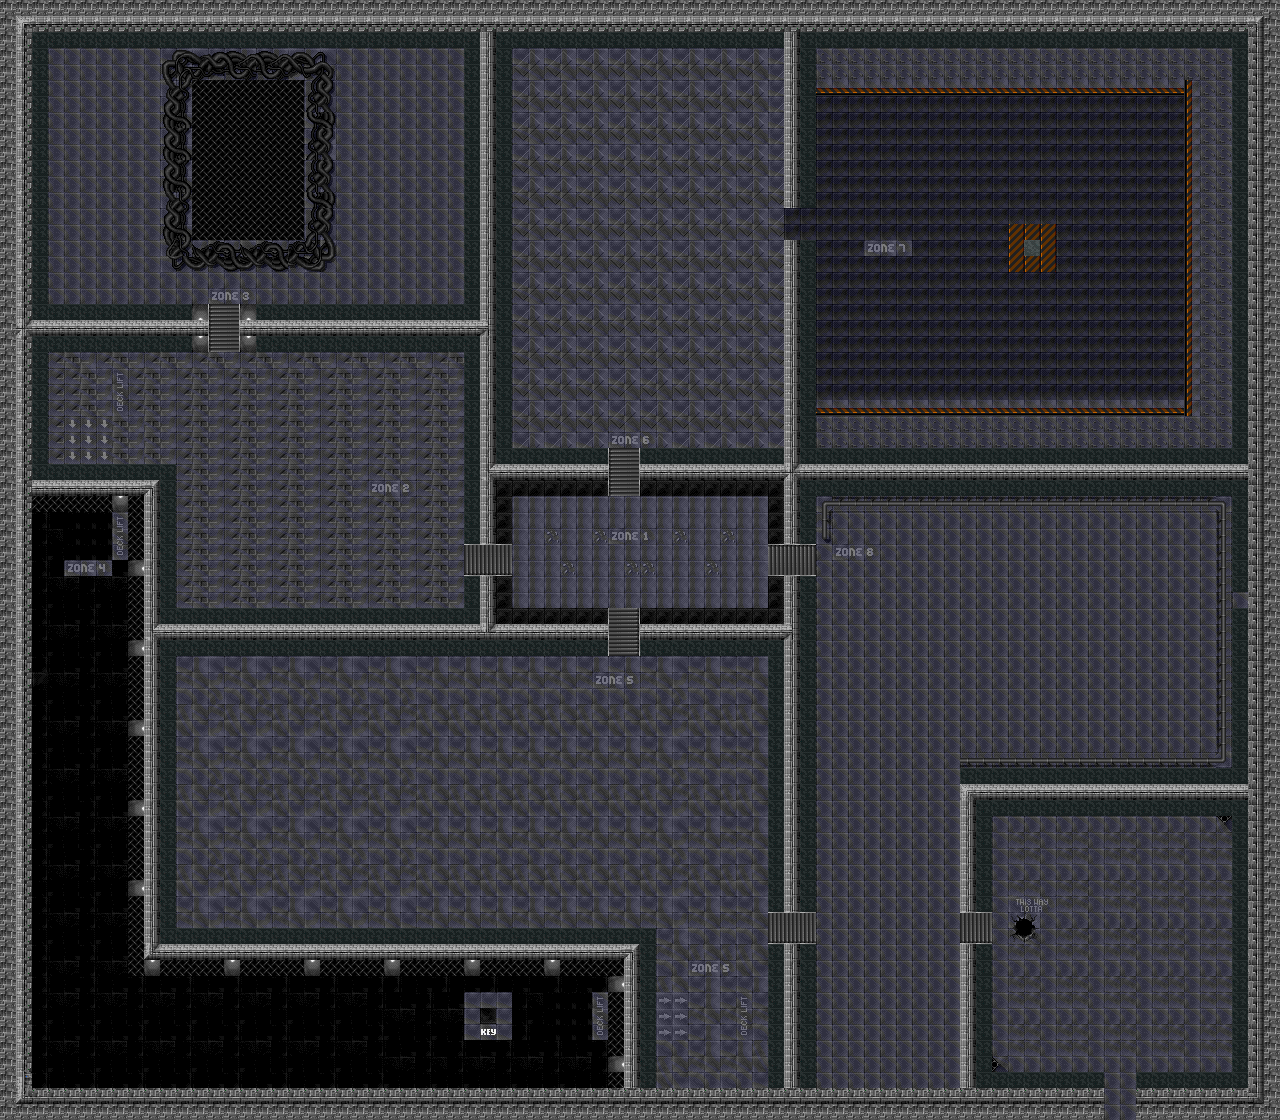

The image is a tile-based game level rendered from a .tmx file. Its description and source (layers, tilesets, objects; grid data summarised) follow:
An orthogonal 80x70 tile map with 16x16 px tiles, 1 tile layer (background), 1 hidden layer not drawn, 2 tilesets and 148 objects (62x waiting1, 38x ammo, 13x switcher, 8x energy, 5x vertical, ...).

<map version="1.10" tiledversion="1.10.2" orientation="orthogonal" renderorder="right-down" width="80" height="70" tilewidth="16" tileheight="16" infinite="0" nextlayerid="4" nextobjectid="167">
 <tileset firstgid="1" name="tileset01" tilewidth="16" tileheight="16" tilecount="500" columns="20">
  <image source="tilesets/tileset01.png" width="320" height="400" />
 </tileset>
 <tileset firstgid="501" name="tileset02" tilewidth="16" tileheight="16" tilecount="500" columns="20">
  <image source="tilesets/tileset02.png" width="320" height="400" />
 </tileset>
 <layer id="2" name="background" width="80" height="70">
  <data>[5600 cells, 5600 non-empty, 156 distinct tile ids]</data>
 </layer>
 <layer id="1" name="walls" width="80" height="70" visible="0">
  <data>[5600 cells, 891 non-empty, 1 distinct tile ids]</data>
 </layer>
 <objectgroup id="3" name="actors">
  <object id="2" name="ellen" type="ripley" x="624" y="528" width="32" height="32" />
  <object id="3" name="exit door" type="horizontal" x="1104" y="1104" width="32" height="16" />
  <object id="7" name="locked door" type="vertical" x="784" y="208" width="16" height="32" />
  <object id="8" name="front door" type="vertical" x="784" y="912" width="16" height="32" />
  <object id="9" name="front door" type="vertical" x="960" y="912" width="16" height="32" />
  <object id="10" name="front door" type="horizontal" x="608" y="624" width="32" height="16" />
  <object id="11" name="front door" type="vertical" x="784" y="544" width="16" height="32" />
  <object id="12" name="front door" type="horizontal" x="608" y="464" width="32" height="16" />
  <object id="13" name="front door" type="vertical" x="480" y="544" width="16" height="32" />
  <object id="14" name="front door" type="horizontal" x="208" y="320" width="32" height="16" />
  <object id="15" name="alien" type="waiting1" x="32" y="656" width="32" height="32" />
  <object id="17" name="alien" type="waiting1" x="96" y="656" width="32" height="32" />
  <object id="18" name="alien" type="waiting1" x="96" y="720" width="32" height="32" />
  <object id="19" name="alien" type="waiting1" x="32" y="720" width="32" height="32" />
  <object id="20" name="alien" type="waiting1" x="32" y="784" width="32" height="32" />
  <object id="21" name="alien" type="waiting1" x="32" y="848" width="32" height="32" />
  <object id="22" name="alien" type="waiting1" x="96" y="784" width="32" height="32" />
  <object id="23" name="alien" type="waiting1" x="96" y="848" width="32" height="32" />
  <object id="24" name="alien" type="waiting1" x="288" y="1040" width="32" height="32" />
  <object id="25" name="alien" type="waiting1" x="160" y="1040" width="32" height="32" />
  <object id="26" name="alien" type="waiting1" x="224" y="976" width="32" height="32" />
  <object id="27" name="alien" type="waiting1" x="288" y="976" width="32" height="32" />
  <object id="28" name="alien" type="waiting1" x="352" y="976" width="32" height="32" />
  <object id="29" name="alien" type="waiting1" x="416" y="976" width="32" height="32" />
  <object id="30" name="alien" type="waiting1" x="224" y="1040" width="32" height="32" />
  <object id="31" name="alien" type="waiting1" x="160" y="976" width="32" height="32" />
  <object id="32" name="alien" type="waiting1" x="352" y="1040" width="32" height="32" />
  <object id="33" name="alien" type="waiting1" x="416" y="1040" width="32" height="32" />
  <object id="34" name="alien" type="waiting1" x="32" y="912" width="32" height="32" />
  <object id="35" name="alien" type="waiting1" x="96" y="912" width="32" height="32" />
  <object id="36" name="alien" type="waiting1" x="528" y="80" width="32" height="32" />
  <object id="37" name="alien" type="waiting1" x="720" y="80" width="32" height="32" />
  <object id="38" name="alien" type="waiting1" x="624" y="80" width="32" height="32" />
  <object id="39" name="alien" type="waiting1" x="528" y="176" width="32" height="32" />
  <object id="40" name="alien" type="waiting1" x="672" y="128" width="32" height="32" />
  <object id="41" name="alien" type="waiting1" x="720" y="176" width="32" height="32" />
  <object id="42" name="alien" type="waiting1" x="673.333" y="228" width="32" height="32" />
  <object id="43" name="alien" type="waiting1" x="576" y="224" width="32" height="32" />
  <object id="44" name="alien" type="waiting1" x="528" y="272" width="32" height="32" />
  <object id="45" name="alien" type="waiting1" x="576" y="320" width="32" height="32" />
  <object id="46" name="alien" type="waiting1" x="720" y="272" width="32" height="32" />
  <object id="47" name="alien" type="waiting1" x="672" y="320" width="32" height="32" />
  <object id="48" name="alien" type="waiting1" x="1152" y="544" width="32" height="32" />
  <object id="49" name="alien" type="waiting1" x="1152" y="656" width="32" height="32" />
  <object id="50" name="alien" type="waiting1" x="864" y="816" width="32" height="32" />
  <object id="51" name="alien" type="waiting1" x="864" y="928" width="32" height="32" />
  <object id="52" name="alien" type="waiting1" x="864" y="1024" width="32" height="32" />
  <object id="53" name="alien" type="waiting1" x="304" y="736" width="32" height="32" />
  <object id="54" name="alien" type="waiting1" x="432" y="848" width="32" height="32" />
  <object id="55" name="alien" type="waiting1" x="560" y="736" width="32" height="32" />
  <object id="56" name="alien" type="waiting1" x="224" y="528" width="32" height="32" />
  <object id="57" name="alien" type="waiting1" x="288" y="464" width="32" height="32" />
  <object id="58" name="alien" type="waiting1" x="368" y="528" width="32" height="32" />
  <object id="59" name="alien" type="waiting1" x="1072" y="592" width="32" height="32" />
  <object id="60" name="alien" type="waiting1" x="704" y="848" width="32" height="32" />
  <object id="61" name="alien" type="waiting1" x="560" y="848" width="32" height="32" />
  <object id="62" name="alien" type="waiting1" x="640" y="800" width="32" height="32" />
  <object id="63" name="alien" type="waiting1" x="224" y="400" width="32" height="32" />
  <object id="64" name="alien" type="waiting1" x="368" y="400" width="32" height="32" />
  <object id="65" name="alien mother" type="waiting1" x="192" y="80" width="112" height="162" />
  <object id="68" name="atm" x="752" y="496" width="16" height="32" />
  <object id="69" name="teleport1" x="64" y="368" width="48" height="48" />
  <object id="71" name="teleport2" x="64" y="512" width="48" height="48" />
  <object id="72" name="teleport3" x="544" y="992" width="48" height="48" />
  <object id="73" name="teleport4" x="688" y="992" width="48" height="48" />
  <object id="74" name="alien" type="waiting1" x="432" y="736" width="32" height="32" />
  <object id="75" name="alien" type="waiting1" x="304" y="848" width="32" height="32" />
  <object id="76" name="alien" type="waiting1" x="705.333" y="738.667" width="32" height="32" />
  <object id="77" name="alien" type="waiting1" x="1072" y="688" width="32" height="32" />
  <object id="78" name="ammo" x="1200" y="64" width="16" height="16" />
  <object id="79" name="ammo" x="832" y="64" width="16" height="16" />
  <object id="80" name="ammo" x="832" y="416" width="16" height="16" />
  <object id="81" name="ammo" x="1024" y="416" width="16" height="16" />
  <object id="82" name="ammo" x="1200" y="416" width="16" height="16" />
  <object id="83" name="ammo" x="1200" y="240" width="16" height="16" />
  <object id="84" name="ammo" x="1024" y="64" width="16" height="16" />
  <object id="85" name="ammo" x="512" y="432" width="16" height="16" />
  <object id="86" name="ammo" x="578.667" y="46.6667" width="16" height="16" />
  <object id="87" name="ammo" x="704" y="48" width="16" height="16" />
  </objectgroup>
</map>
<!-- 69 of 148 objects omitted -->
